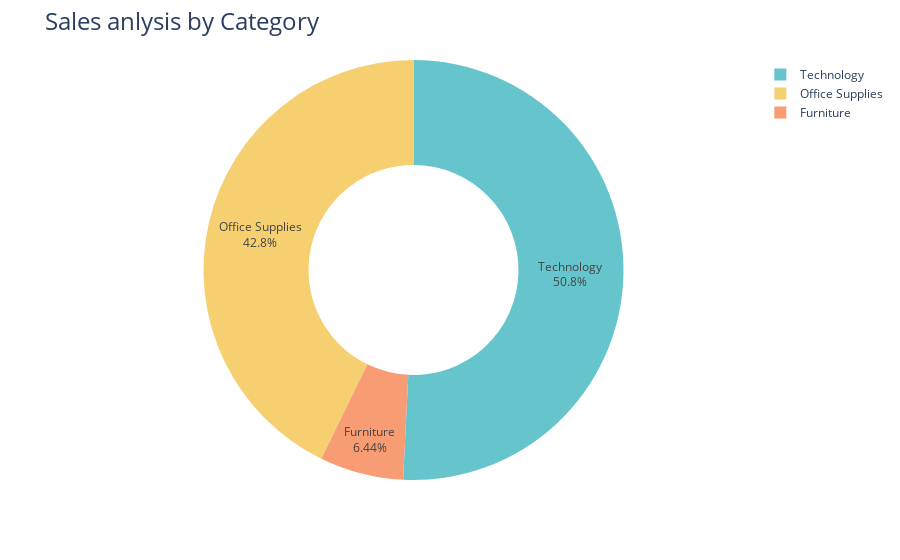

Notebook code cell kept with this figure:
### Code cell
fig=px.pie(profit_by_category,
           values="Profit",
           names="Category",
           hole=0.5,  #hole radius
           color_discrete_sequence=px.colors.qualitative.Pastel)  #qualitive pastel color means different color for all the things
fig.update_traces(textposition='inside',textinfo='percent+label')  #indicate percentagepercrntage 
fig.update_layout(title_text='Profit anlysis by Category',title_font=dict(size=24))
    
fig.show()

### Figure 1 — Plotly figure (JSON) as saved in the notebook; plotly's stock layout.template omitted (floating-point values rounded to 4 significant figures)
{"data": [{"domain": {"x": [0, 1], "y": [0, 1]}, "hole": 0.5, "hovertemplate": "Category=%{label}<br>Profit=%{value}<extra></extra>", "labels": ["Furniture", "Office Supplies", "Technology"], "legendgroup": "", "name": "", "showlegend": true, "textinfo": "percent+label", "textposition": "inside", "type": "pie", "values": [18450.0, 122500.0, 145500.0]}], "layout": {"autosize": true, "legend": {"tracegroupgap": 0}, "margin": {"t": 60}, "piecolorway": ["rgb(102, 197, 204)", "rgb(246, 207, 113)", "rgb(248, 156, 116)", "rgb(220, 176, 242)", "rgb(135, 197, 95)", "rgb(158, 185, 243)", "rgb(254, 136, 177)", "rgb(201, 219, 116)", "rgb(139, 224, 164)", "rgb(180, 151, 231)", "rgb(179, 179, 179)"], "title": {"font": {"size": 24}, "text": "Sales anlysis by Category"}}}
